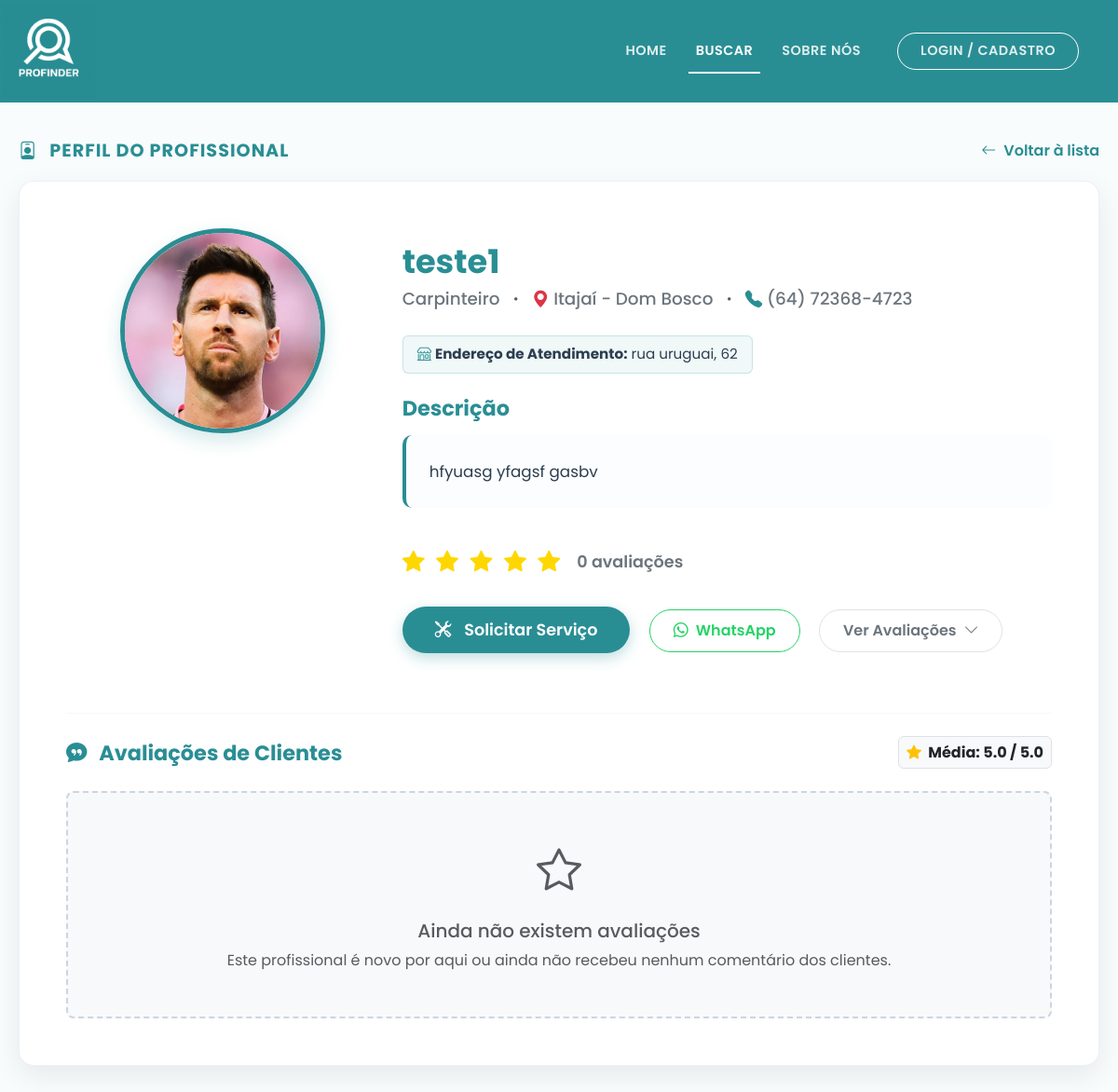
Before: /perfil/1 with the older database file.
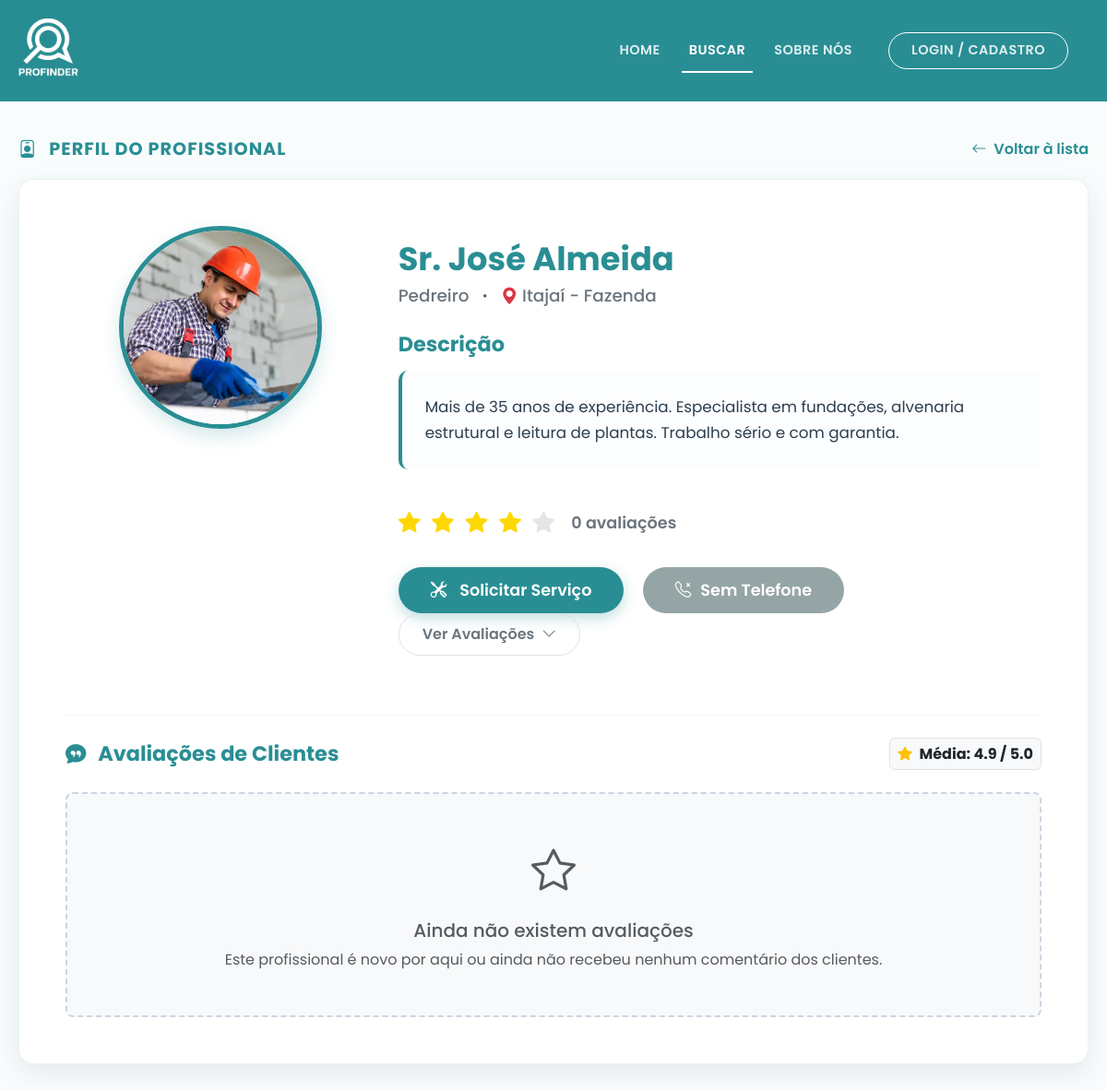
After: the same page with the newer database file.
### app.py (models this page shows, shortened)
class Profissional(db.Model, UserMixin):
    id = db.Column(db.Integer, primary_key=True)
    nome = db.Column(db.String(100), nullable=False)
    cpf = db.Column(db.String(11), unique=True, nullable=False)
    email = db.Column(db.String(120), unique=True, nullable=False)
    senha = db.Column(db.String(128), nullable=False)
    telefone = db.Column(db.String(20), nullable=True)
    profissao = db.Column(db.String(50), nullable=False)
    cidade = db.Column(db.String(100), nullable=False)
    regiao = db.Column(db.String(100), nullable=False)
    endereco_fixo = db.Column(db.String(255), nullable=True)
    descricao = db.Column(db.Text, nullable=True)
    avaliacao = db.Column(db.Float, default=5.0)
    foto = db.Column(db.String(255), default='https://cdn-icons-png.flaticon.com/512/3135/3135715.png')
    tipo_conta = db.Column(db.String(20), default='profissional')
    trabalhos = db.relationship('Portfolio', backref='profissional', lazy=True, cascade='all, delete-orphan')
    solicitacoes_recebidas = db.relationship('SolicitacaoServico', backref='profissional_solicitado', lazy=True, cascade='all, delete-orphan')

### app.py (the view)
@app.route('/perfil/<int:id>')
def perfil(id):
    profissional_selecionado = Profissional.query.get_or_404(id)
    trabalhos_portfolio = Portfolio.query.filter_by(profissional_id=id).all()
    avaliacoes = Avaliacao.query.filter_by(profissional_id=id).order_by(Avaliacao.data_avaliacao.desc()).all()
    return render_template('perfil.html', profissional=profissional_selecionado, portfolio=trabalhos_portfolio, avaliacoes=avaliacoes)

### app/templates/perfil.html (shortened to what this page needs)
<!DOCTYPE html>
<html lang="pt-BR">
<head>
    <link href="https://cdn.jsdelivr.net/npm/bootstrap@5.3.2/dist/css/bootstrap.min.css" rel="stylesheet">
    <link rel="stylesheet" href="https://cdn.jsdelivr.net/npm/bootstrap-icons@1.11.1/font/bootstrap-icons.css">
</head>
<body>
    <nav class="navbar navbar-expand-lg navbar-profinder sticky-top">
        <div class="container">
            <a class="navbar-brand" href="{{ url_for('index') }}" title="Sair / Voltar ao Início">
                <img src="{{ url_for('static', filename='img/logo-nome.png') }}" alt="Logo ProFinder">
            </a>
            <div class="collapse navbar-collapse justify-content-end" id="navbarNav">
                <ul class="navbar-nav align-items-center">
                    <li class="nav-item"><a class="nav-link" href="{{ url_for('index') }}">Home</a></li>
                    <li class="nav-item"><a class="nav-link active" href="{{ url_for('busca_servicos') }}">Buscar</a></li>
                    <li class="nav-item"><a class="nav-link" href="{{ url_for('sobre') }}">Sobre Nós</a></li>
                    {% if current_user.is_authenticated %}
                        <li class="nav-item ms-lg-3 mt-3 mt-lg-0 d-none d-lg-block">
                            <a href="{{ url_for('meu_perfil') }}" class="nav-link" style="text-transform: none; font-size: 0.95rem;">Olá, <strong>{{ current_user.nome.split()[0] }}</strong></a>
                        </li>
                        <li class="nav-item ms-lg-2 mt-2 mt-lg-0">
                            <a class="nav-link btn-login-nav border border-white rounded-pill px-4" href="{{ url_for('logout') }}" style="background-color: rgba(255,255,255,0.1);">Sair</a>
                        </li>
                    {% else %}
                        <li class="nav-item ms-lg-3 mt-3 mt-lg-0">
                            <a class="nav-link btn-login-nav border border-white rounded-pill px-4" href="{{ url_for('login') }}">Login / Cadastro</a>
                        </li>
                    {% endif %}
                </ul>
            </div>
        </div>
    </nav>
    <main class="container main-container">
        <div class="cabecalho-perfil">
            <h2 class="titulo-secao"><i class="bi bi-person-badge me-2"></i> Perfil do Profissional</h2>
            <a href="javascript:history.back()" class="btn-voltar">
                <i class="bi bi-arrow-left"></i> Voltar à lista
            </a>
        </div>
        <div class="card-perfil">
            <div class="row">
                <div class="col-md-4 text-center mb-4 mb-md-0">
                    <div class="foto-perfil-container">
                        <img src="{{ profissional.foto }}" alt="Foto de {{ profissional.nome }}">
                    </div>
                </div>
                <div class="col-md-8">
                    <h1 class="nome-profissional">{{ profissional.nome }}</h1>
                    <div class="info-basica">
                        <span>{{ profissional.profissao }}</span>
                        <i class="bi bi-dot text-muted"></i>
                        <span><i class="bi bi-geo-alt-fill text-danger"></i>
                            {% if profissional.regiao == 'todas' %}
                                {{ profissional.cidade }} (Toda a região)
                            {% else %}
                                {{ profissional.cidade }} - {{ profissional.regiao.replace('_', ' ').title() }}
                            {% endif %}
                        </span>
                        {% if profissional.telefone %}
                            <i class="bi bi-dot text-muted"></i>
                            <span><i class="bi bi-telephone-fill" style="color: var(--cor-primaria);"></i> {{ profissional.telefone }}</span>
                        {% endif %}
                    </div>
                    {% if profissional.endereco_fixo %}
                    <div class="endereco-fixo mb-4">
                        <span style="color: var(--cor-texto-escuro); font-size: 0.95rem; background-color: #f0f8f8; padding: 8px 15px; border-radius: 6px; display: inline-block; border: 1px solid rgba(41, 142, 148, 0.2);">
                            <i class="bi bi-shop" style="color: var(--cor-primaria);"></i> <strong>Endereço de Atendimento:</strong> {{ profissional.endereco_fixo }}
                        </span>
                    </div>
                    {% endif %}
                    <h3 class="titulo-descricao">Descrição</h3>
                    <p class="texto-descricao">
                        {{ profissional.descricao | default("Profissional qualificado e altamente recomendado pela comunidade ProFinder. Especialista na sua área de atuação, sempre com foco em entregar o melhor resultado para os clientes.", true) }}
                    </p>
                    <div class="bloco-avaliacoes">
                        <div class="estrelas">
                            {% for i in range(5) %}
                                {% if i < profissional.avaliacao|int %}
                                    <i class="bi bi-star-fill"></i>
                                {% else %}
                                    <i class="bi bi-star-fill estrela-vazia"></i>
                                {% endif %}
                            {% endfor %}
                        </div>
                        <span class="numero-avaliacoes">
                            {{ avaliacoes|length }} avaliações
                        </span>
                    </div>
                    <div class="botoes-acao mt-4 mb-3">
                        {% if current_user.is_authenticated and current_user.tipo_conta == 'cliente' %}
                            <button type="button" class="btn-mensagem me-md-3 mb-3 mb-md-0" data-bs-toggle="modal" data-bs-target="#modalSolicitacao">
                                <i class="bi bi-tools me-1"></i> Solicitar Serviço
                            </button>
                        {% elif not current_user.is_authenticated %}
                            <button type="button" class="btn-mensagem me-md-3 mb-3 mb-md-0" data-bs-toggle="modal" data-bs-target="#modalAvisoLogin">
                                <i class="bi bi-tools me-1"></i> Solicitar Serviço
                            </button>
                        {% else %}
                            <button type="button" class="btn-mensagem me-md-3 mb-3 mb-md-0" onclick="alert('Apenas clientes podem solicitar serviços. Por favor, inicie sessão com uma conta de cliente.')" style="opacity: 0.7;">
                                <i class="bi bi-tools me-1"></i> Solicitar Serviço
                            </button>
                        {% endif %}
                        {% if profissional.telefone %}
                            <a href="https://wa.me/55{{ profissional.telefone | replace(' ', '') | replace('-', '') | replace('(', '') | replace(')', '') }}" target="_blank" class="btn-avaliacoes me-md-3 mb-3 mb-md-0" style="color: #25D366; border-color: #25D366;">
                                <i class="bi bi-whatsapp"></i> WhatsApp
                            </a>
                        {% else %}
                            <button type="button" class="btn-mensagem me-md-3 mb-3 mb-md-0" data-bs-toggle="modal" data-bs-target="#modalSemTelefone" style="background-color: #95a5a6; border: none; box-shadow: none;">
                                <i class="bi bi-telephone-x"></i> Sem Telefone
                            </button>
                        {% endif %}
                        <a href="#secaoAvaliacoes" class="btn-avaliacoes">
                            Ver Avaliações <i class="bi bi-chevron-down"></i>
                        </a>
                    </div>
                </div>
            </div>
            <hr class="mt-5 mb-4" style="border-color: rgba(0,0,0,0.1);" id="secaoAvaliacoes">
            <div class="d-flex justify-content-between align-items-center mb-4 flex-wrap gap-3">
                <h3 class="titulo-descricao mb-0"><i class="bi bi-chat-quote-fill me-2"></i> Avaliações de Clientes</h3>
                <span class="badge bg-light text-dark border p-2" style="font-size: 1rem;">
                    <i class="bi bi-star-fill text-warning me-1"></i> Média: {{ profissional.avaliacao }} / 5.0
                </span>
            </div>
            {% if avaliacoes %}
                <div class="row row-cols-1 g-4 mb-2">
                    {% for av in avaliacoes %}
                    <div class="col">
                        <div class="card border-0 shadow-sm" style="border-radius: 12px; background-color: #f8fcfc; border-left: 4px solid var(--cor-primaria) !important;">
                            <div class="card-body p-4">
                                <div class="d-flex justify-content-between align-items-start flex-wrap gap-2 mb-3">
                                    <div class="d-flex align-items-center gap-3">
                                        <img src="{{ av.cliente.foto }}" alt="Avatar Cliente" class="rounded-circle" style="width: 48px; height: 48px; object-fit: cover; border: 2px solid white; box-shadow: 0 2px 5px rgba(0,0,0,0.1);">
                                        <div>
                                            <h6 class="fw-bold mb-0" style="color: var(--cor-texto-escuro);">{{ av.cliente.nome }}</h6>
                                            <small class="text-muted"><i class="bi bi-calendar3"></i> {{ av.data_avaliacao.strftime('%d/%m/%Y') }}</small>
                                        </div>
                                    </div>
                                    <div class="estrelas mb-0" style="font-size: 1.1rem; letter-spacing: 1px;">
                                        {% for i in range(5) %}
                                            <i class="bi bi-star-fill {{ 'estrela-vazia' if i >= av.nota else '' }}"></i>
                                        {% endfor %}
                                    </div>
                                </div>
                                {% if av.comentario %}
                                    <div class="p-3 bg-white rounded" style="border: 1px solid rgba(0,0,0,0.05);">
                                        <p class="mb-0 text-dark" style="font-size: 0.95rem; line-height: 1.6; font-style: italic;">"{{ av.comentario }}"</p>
                                    </div>
                                {% else %}
                                    <p class="text-muted small mb-0 font-italic">O cliente não deixou nenhum comentário escrito.</p>
                                {% endif %}
                            </div>
                        </div>
                    </div>
                    {% endfor %}
                </div>
            {% else %}
                <div class="text-center p-5 bg-light rounded-3" style="border: 2px dashed #cbd5e1;">
                    <i class="bi bi-star text-muted" style="font-size: 3rem;"></i>
                    <h5 class="mt-3 text-muted">Ainda não existem avaliações</h5>
                    <p class="text-muted mb-0">Este profissional é novo por aqui ou ainda não recebeu nenhum comentário dos clientes.</p>
                </div>
            {% endif %}
        </div>
    </main>
</body>
</html>

### app/templates/perfil.html (style rules this page uses)
:root { --cor-primaria: #298e94; --cor-primaria-hover: #22767c; --cor-texto-escuro: #2c3e50; --cor-texto-mutado: #6c757d; --cor-fundo: #f8fcfc; }
body { font-family: 'Poppins', sans-serif; background-color: var(--cor-fundo); min-height: 100vh; display: flex; flex-direction: column; }
.navbar-profinder { background-color: var(--cor-primaria); padding: 0; }
.navbar-brand img { height: 100px; margin-left: -40px; }
.nav-link { color: rgba(255, 255, 255, 0.85) !important; font-weight: 600; font-size: 0.9rem; text-transform: uppercase; letter-spacing: 0.5px; margin-left: 15px; position: relative; transition: color 0.3s ease; }
.nav-link:hover, .nav-link.active { color: white !important; }
.nav-link::after { content: ''; position: absolute; width: 0; height: 2px; bottom: -5px; left: 0; background-color: white; transition: width 0.3s ease; }
.nav-link:hover::after, .nav-link.active::after { width: 100%; }
.btn-login-nav { transition: all 0.3s ease !important; }
.btn-login-nav::after { display: none !important; }
.main-container { flex: 1; padding: 40px 20px; max-width: 1200px; margin: 0 auto; width: 100%; }
.cabecalho-perfil { display: flex; justify-content: space-between; align-items: center; margin-bottom: 20px; }
.titulo-secao { color: var(--cor-primaria); font-weight: 700; font-size: 1.2rem; text-transform: uppercase; letter-spacing: 1px; margin: 0; }
.btn-voltar { color: var(--cor-primaria); background: transparent; font-weight: 600; text-decoration: none; transition: all 0.3s ease; display: inline-flex; align-items: center; gap: 8px; }
.card-perfil { background: white; border-radius: 16px; box-shadow: 0 10px 30px rgba(0,0,0,0.08); border: 1px solid rgba(41, 142, 148, 0.1); overflow: hidden; padding: 50px; margin-bottom: 40px; }
.foto-perfil-container { width: 220px; height: 220px; border-radius: 50%; overflow: hidden; border: 5px solid var(--cor-primaria); margin: 0 auto; box-shadow: 0 8px 20px rgba(41, 142, 148, 0.2); }
.foto-perfil-container img { width: 100%; height: 100%; object-fit: cover; }
.nome-profissional { color: var(--cor-primaria); font-weight: 700; font-size: 2.2rem; margin-bottom: 5px; margin-top: 15px; }
.info-basica { color: var(--cor-texto-mutado); font-size: 1.15rem; font-weight: 500; margin-bottom: 25px; display: flex; align-items: center; gap: 8px; flex-wrap: wrap; }
.titulo-descricao { color: var(--cor-primaria); font-weight: 700; font-size: 1.4rem; margin-bottom: 15px; }
.texto-descricao { color: var(--cor-texto-escuro); font-size: 1.05rem; line-height: 1.7; margin-bottom: 40px; background-color: #fcfdfe; padding: 25px; border-radius: 10px; border-left: 4px solid var(--cor-primaria); }
.bloco-avaliacoes { display: flex; align-items: center; gap: 15px; margin-bottom: 30px; }
.estrelas { color: #ffd700; font-size: 1.5rem; letter-spacing: 3px; }
.estrela-vazia { color: #e4e5e9; }
.numero-avaliacoes { color: var(--cor-texto-mutado); font-weight: 600; font-size: 1.1rem; }
.btn-mensagem { background-color: var(--cor-primaria); color: white; font-weight: 600; padding: 12px 35px; font-size: 1.1rem; border-radius: 30px; text-decoration: none; display: inline-flex; align-items: center; gap: 10px; transition: all 0.3s; border: none; box-shadow: 0 5px 15px rgba(41, 142, 148, 0.3); }
.btn-avaliacoes { background-color: transparent; color: var(--cor-texto-mutado); border: 1px solid #dee2e6; font-weight: 600; padding: 10px 25px; border-radius: 30px; text-decoration: none; display: inline-flex; align-items: center; gap: 8px; transition: all 0.3s; }

Changed rows visible on the page:
changed Profissional "Itajaí": foto: a different picture; nome "teste1" → "Sr. José Almeida"; profissao "Carpinteiro" → "Pedreiro"; regiao.replace "Dom Bosco" → "Fazenda"; descricao "hfyuasg yfagsf gasbv" → "Mais de 35 anos de experiência. Especialista em fundações, alvenaria estrutural e leitura de plantas. Trabalho sério e com garantia."; avaliacao "5.0" → "4.9"; telefone "(64) 72368-4723" → (not shown); endereco_fixo "rua uruguai, 62" → (not shown)
Other visible differences:
text no longer shown: "Endereço de Atendimento: WhatsApp"
text now shown: "Sem Telefone"
